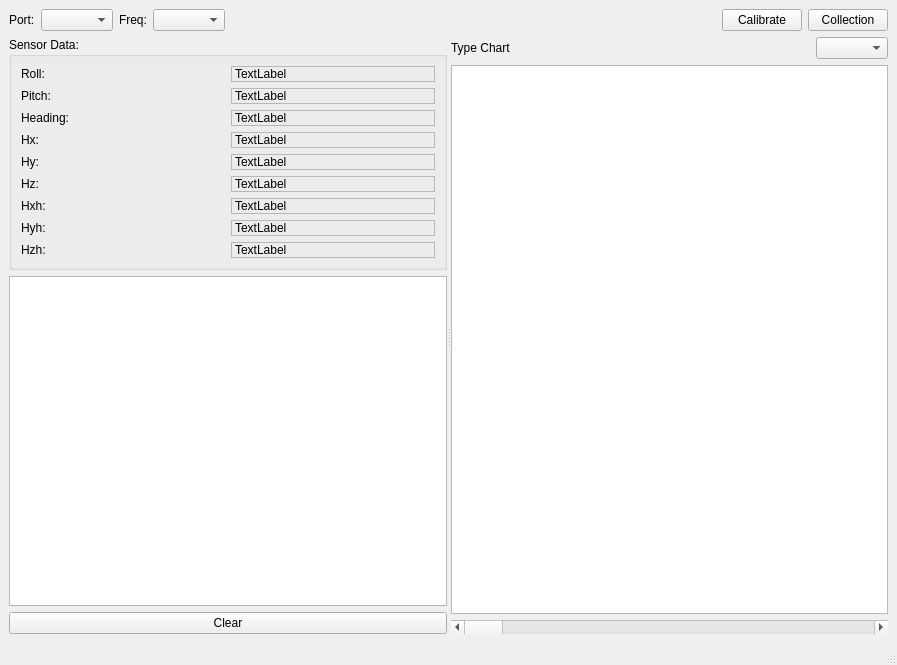
<?xml version="1.0" encoding="UTF-8"?>
<ui version="4.0">
 <class>MainWindow</class>
 <widget class="QMainWindow" name="MainWindow">
  <property name="geometry">
   <rect>
       <x>0</x>
       <y>0</y>
       <width>897</width>
       <height>665</height>
   </rect>
  </property>
  <property name="windowTitle">
   <string>MainWindow</string>
  </property>
  <widget class="QWidget" name="centralwidget">
      <layout class="QVBoxLayout" name="verticalLayout_3" stretch="0,1">
          <item>
              <layout class="QHBoxLayout" name="toolbar_layout">
                  <item>
                      <widget class="QLabel" name="port_label">
                          <property name="text">
                              <string>Port:</string>
                          </property>
                      </widget>
                  </item>
                  <item>
                      <widget class="QComboBox" name="portbox"/>
                  </item>
                  <item>
                      <widget class="QLabel" name="freq_label">
                          <property name="text">
                              <string>Freq:</string>
                          </property>
                      </widget>
                  </item>
                  <item>
                      <widget class="QComboBox" name="timeout_box"/>
                  </item>
                  <item>
                      <spacer name="toolbar_spacer">
                          <property name="orientation">
                              <enum>Qt::Horizontal</enum>
                          </property>
                          <property name="sizeHint" stdset="0">
                              <size>
                                  <width>40</width>
                                  <height>20</height>
                              </size>
                          </property>
                      </spacer>
                  </item>
                  <item>
                      <widget class="QPushButton" name="btnCalibrate">
                          <property name="text">
                              <string>Calibrate</string>
                          </property>
                      </widget>
                  </item>
                  <item>
                      <widget class="QPushButton" name="btnCollection">
                          <property name="text">
                              <string>Collection</string>
                          </property>
                      </widget>
                  </item>
              </layout>
          </item>
          <item>
              <widget class="QSplitter" name="splitter">
                  <property name="orientation">
                      <enum>Qt::Horizontal</enum>
                  </property>
                  <widget class="QWidget" name="left_wgt" native="true">
                      <layout class="QVBoxLayout" name="verticalLayout">
                          <item>
                              <widget class="QGroupBox" name="sensor_data_box">
                                  <property name="title">
                                      <string>Sensor Data:</string>
                                  </property>
                                  <layout class="QGridLayout" name="gridLayout">
                                      <item row="0" column="0">
                                          <widget class="QLabel" name="label_2">
                                              <property name="text">
                                                  <string>Roll:</string>
                                              </property>
                                          </widget>
                                      </item>
                                      <item row="0" column="1">
                                          <widget class="QLabel" name="roll_display">
                                              <property name="layoutDirection">
                                                  <enum>Qt::LeftToRight</enum>
                                              </property>
                                              <property name="frameShape">
                                                  <enum>QFrame::StyledPanel</enum>
                                              </property>
                                              <property name="text">
                                                  <string>TextLabel</string>
                                              </property>
                                          </widget>
                                      </item>
                                      <item row="1" column="0">
                                          <widget class="QLabel" name="label_3">
                                              <property name="text">
                                                  <string>Pitch:</string>
                                              </property>
                                          </widget>
                                      </item>
                                      <item row="1" column="1">
                                          <widget class="QLabel" name="pitch_display">
                                              <property name="layoutDirection">
                                                  <enum>Qt::LeftToRight</enum>
                                              </property>
                                              <property name="frameShape">
                                                  <enum>QFrame::StyledPanel</enum>
                                              </property>
                                              <property name="text">
                                                  <string>TextLabel</string>
                                              </property>
                                          </widget>
                                      </item>
                                      <item row="2" column="0">
                                          <widget class="QLabel" name="label_5">
                                              <property name="text">
                                                  <string>Heading:</string>
                                              </property>
                                          </widget>
                                      </item>
                                      <item row="2" column="1">
                                          <widget class="QLabel" name="heading_display">
                                              <property name="layoutDirection">
                                                  <enum>Qt::LeftToRight</enum>
                                              </property>
                                              <property name="frameShape">
                                                  <enum>QFrame::StyledPanel</enum>
                                              </property>
                                              <property name="text">
                                                  <string>TextLabel</string>
                                              </property>
                                          </widget>
                                      </item>
                                      <item row="3" column="0">
                                          <widget class="QLabel" name="label_7">
                                              <property name="text">
                                                  <string>Hx:</string>
                                              </property>
                                          </widget>
                                      </item>
                                      <item row="3" column="1">
                                          <widget class="QLabel" name="hx_display">
                                              <property name="layoutDirection">
                                                  <enum>Qt::LeftToRight</enum>
                                              </property>
                                              <property name="frameShape">
                                                  <enum>QFrame::StyledPanel</enum>
                                              </property>
                                              <property name="text">
                                                  <string>TextLabel</string>
                                              </property>
                                          </widget>
                                      </item>
                                      <item row="4" column="0">
                                          <widget class="QLabel" name="label_10">
                                              <property name="text">
                                                  <string>Hy:</string>
                                              </property>
                                          </widget>
                                      </item>
                                      <item row="4" column="1">
                                          <widget class="QLabel" name="hy_display">
                                              <property name="layoutDirection">
                                                  <enum>Qt::LeftToRight</enum>
                                              </property>
                                              <property name="frameShape">
                                                  <enum>QFrame::StyledPanel</enum>
                                              </property>
                                              <property name="text">
                                                  <string>TextLabel</string>
                                              </property>
                                          </widget>
                                      </item>
                                      <item row="5" column="0">
                                          <widget class="QLabel" name="label_9">
                                              <property name="text">
                                                  <string>Hz:</string>
                                              </property>
                                          </widget>
                                      </item>
                                      <item row="5" column="1">
                                          <widget class="QLabel" name="hz_display">
                                              <property name="layoutDirection">
                                                  <enum>Qt::LeftToRight</enum>
                                              </property>
                                              <property name="frameShape">
                                                  <enum>QFrame::StyledPanel</enum>
                                              </property>
                                              <property name="text">
                                                  <string>TextLabel</string>
                                              </property>
                                          </widget>
                                      </item>
                                      <item row="6" column="0">
                                          <widget class="QLabel" name="label_13">
                                              <property name="text">
                                                  <string>Hxh:</string>
                                              </property>
                                          </widget>
                                      </item>
                                      <item row="6" column="1">
                                          <widget class="QLabel" name="hxh_display">
                                              <property name="layoutDirection">
                                                  <enum>Qt::LeftToRight</enum>
                                              </property>
                                              <property name="frameShape">
                                                  <enum>QFrame::StyledPanel</enum>
                                              </property>
                                              <property name="text">
                                                  <string>TextLabel</string>
                                              </property>
                                          </widget>
                                      </item>
                                      <item row="7" column="0">
                                          <widget class="QLabel" name="label_14">
                                              <property name="text">
                                                  <string>Hyh:</string>
                                              </property>
                                          </widget>
                                      </item>
                                      <item row="7" column="1">
                                          <widget class="QLabel" name="hyh_display">
                                              <property name="layoutDirection">
                                                  <enum>Qt::LeftToRight</enum>
                                              </property>
                                              <property name="frameShape">
                                                  <enum>QFrame::StyledPanel</enum>
                                              </property>
                                              <property name="text">
                                                  <string>TextLabel</string>
                                              </property>
                                          </widget>
                                      </item>
                                      <item row="8" column="0">
                                          <widget class="QLabel" name="label_17">
                                              <property name="text">
                                                  <string>Hzh:</string>
                                              </property>
                                          </widget>
                                      </item>
                                      <item row="8" column="1">
                                          <widget class="QLabel" name="hzh_display">
                                              <property name="layoutDirection">
                                                  <enum>Qt::LeftToRight</enum>
                                              </property>
                                              <property name="frameShape">
                                                  <enum>QFrame::StyledPanel</enum>
                                              </property>
                                              <property name="text">
                                                  <string>TextLabel</string>
                                              </property>
                                          </widget>
                                      </item>
                                  </layout>
                              </widget>
                          </item>
                          <item>
                              <widget class="QTableView" name="sensor_data_view"/>
                          </item>
                          <item>
                              <widget class="QPushButton" name="btnClear">
                                  <property name="text">
                                      <string>Clear</string>
                                  </property>
                              </widget>
                          </item>
                      </layout>
                  </widget>
                  <widget class="QWidget" name="rigth_wgt" native="true">
                      <layout class="QVBoxLayout" name="verticalLayout_2">
                          <item>
                              <layout class="QHBoxLayout" name="param_layout">
                                  <item>
                                      <widget class="QLabel" name="label_type_chart">
                                          <property name="text">
                                              <string>Type Chart</string>
                                          </property>
                                      </widget>
                                  </item>
                                  <item>
                                      <spacer name="horizontalSpacer_2">
                                          <property name="orientation">
                                              <enum>Qt::Horizontal</enum>
                                          </property>
                                          <property name="sizeHint" stdset="0">
                                              <size>
                                                  <width>40</width>
                                                  <height>20</height>
                                              </size>
                                          </property>
                                      </spacer>
                                  </item>
                                  <item>
                                      <widget class="QComboBox" name="type_chart"/>
                                  </item>
                              </layout>
                          </item>
                          <item>
                              <widget class="QGraphicsView" name="sensor_data_chart"/>
                          </item>
                          <item>
                              <widget class="QScrollBar" name="chart_scroll">
                                  <property name="layoutDirection">
                                      <enum>Qt::LeftToRight</enum>
                                  </property>
                                  <property name="orientation">
                                      <enum>Qt::Horizontal</enum>
                                  </property>
                              </widget>
                          </item>
                      </layout>
                  </widget>
              </widget>
    </item>
   </layout>
  </widget>
  <widget class="QMenuBar" name="menubar">
   <property name="geometry">
    <rect>
     <x>0</x>
     <y>0</y>
        <width>897</width>
     <height>20</height>
    </rect>
   </property>
  </widget>
  <widget class="QStatusBar" name="statusbar"/>
 </widget>
 <resources/>
 <connections/>
</ui>
